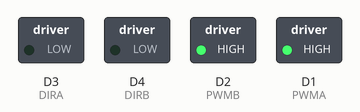
Bench run of a sketch on a simulated ESP8266 (NodeMCU). Parts: switched loads named in the sketch (green lamp = pin HIGH). What the sketch prints to the serial monitor is not drawn.

Above: at 0.1 s.
Timing chart, 0 to 1.6 s (numbered marks = the images above):
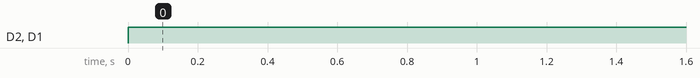

Measured:
- by itself, D2 (PWMB), D1 (PWMA): LOW → HIGH at 0.00 s

The sketch:

motor.ino
```cpp
#define LED D0
#define PWMA 5 // 1,2EN aka D1 pwm left
#define DIRA 0 // 1A,2A aka D3
#define PWMB 4 // 3,4EN aka D2 pwm right
#define DIRB 2 // 3A,4A aka D4
#define PWMHIGH 1023
void setup() {
  Serial.begin(115200);
  Serial.println();
  pinMode(PWMA, OUTPUT);
  pinMode(DIRA, OUTPUT);
  analogWrite(PWMA, LOW);
  digitalWrite(DIRA, LOW);
  pinMode(PWMB, OUTPUT);
  pinMode(DIRB, OUTPUT);
  analogWrite(PWMB, LOW);
  digitalWrite(DIRB, LOW);
}
void loop() {
  Serial.println("Test Motor A...");
  analogWrite(PWMA, PWMHIGH);
  digitalWrite(DIRA, LOW);
  Serial.println("Test Motor B...");
  analogWrite(PWMB, PWMHIGH);
  digitalWrite(DIRB, LOW);
  delay(1000);
}
```
